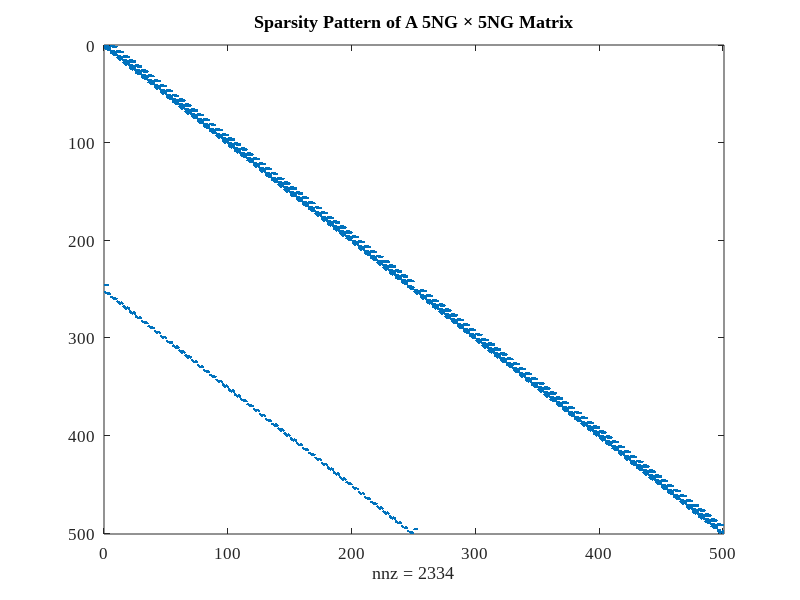

MATLAB code to generate this figure: (Note: this script raises an error after producing the figure.)
clear
close all

% geometry input
Lx = 200.0; % [cm]
N = 50; % number of nodes
G = 2; % ngroup
albedo = 0.0;

% plot properties
FN = 'Times New Roman';
FS = 12;
LW = 2;

% tolerance/iteration control
maxout = 200;
epsk = 1d-10;
epspow = 1d-9;

% material B
D1 = 1.4291; % [cm]
D2 = 0.4453; % [cm]
sigma_21 = 0.0168; % [1/cm]
sigma_a1 = 0.0095; % [1/cm]
sigma_a2 = 0.0745; % [1/cm]
nusf1 = 0.0058; % [neut/cm]
nusf2 = 0.1033; % [neut/cm]

% calcualte removal xs
sigma_r1 = sigma_a1 + sigma_21;
sigma_r2 = sigma_a2;

% build a mesh
h = Lx/N;
node = h*0.5:h:Lx;

% calculate analytic results
buckling = (pi/Lx)^2; % note this is actually B^2
c = [1.0, sigma_21/(D2*buckling+sigma_r2)]; % my thesis Eq. (A.89)
phi_analytic = @(x,g)(c(g)*sin(sqrt(buckling)*x));
keff_analytic = (nusf1 + nusf2*c(2))/(D1*buckling+sigma_r1);
cinf = sigma_21/sigma_r2;
kinf_analytic = (nusf1 + nusf2*cinf)/(sigma_r1);
fprintf('Analytic Results\n');
fprintf('k2/k1 = %.16f\n',c(2));
fprintf('keff  = %.16f\n',keff_analytic);
fprintf('cinf  = %.10f\n',cinf);
fprintf('kinf  = %.10f\n',kinf_analytic);

% build A matrix
% A = zeros(5*N*G); % square, dense matrix
A = sparse(5*N*G); % sparse is actually faster
matrix_idx = @(coeff,n,g)(coeff + 5*(n-1) + 5*N*(g-1));
for n = 1:N
    % flux continuity g = 1
    g = 1;
    row = matrix_idx(1,n,g);
    if (n == 1)
        A(row,matrix_idx(1,n,g)) = 1.0;
        A(row,matrix_idx(2,n,g)) = 0.5;
        A(row,matrix_idx(3,n,g)) = 0.5;
        A(row,matrix_idx(1,n+1,g)) = -1.0;
        A(row,matrix_idx(2,n+1,g)) = +0.5;
        A(row,matrix_idx(3,n+1,g)) = -0.5;
    elseif (n == N)
        % zero flux at x=0
        A(row,matrix_idx(1,1,g)) = 1.0;
        A(row,matrix_idx(2,1,g)) = -0.5;
        A(row,matrix_idx(3,1,g)) = 0.5;
    else
        A(row,matrix_idx(1,n,g)) = 1.0;
        A(row,matrix_idx(2,n,g)) = 0.5;
        A(row,matrix_idx(3,n,g)) = 0.5;
        A(row,matrix_idx(1,n+1,g)) = -1.0;
        A(row,matrix_idx(2,n+1,g)) = +0.5;
        A(row,matrix_idx(3,n+1,g)) = -0.5;
    end

    % flux continuity g = 2
    g = 2;
    row = matrix_idx(1,n,g);
    if (n == 1)
        A(row,matrix_idx(1,n,g)) = 1.0;
        A(row,matrix_idx(2,n,g)) = 0.5;
        A(row,matrix_idx(3,n,g)) = 0.5;
        A(row,matrix_idx(1,n+1,g)) = -1.0;
        A(row,matrix_idx(2,n+1,g)) = +0.5;
        A(row,matrix_idx(3,n+1,g)) = -0.5;
    elseif (n == N)
        % zero flux at x=0
        A(row,matrix_idx(1,1,g)) = 1.0;
        A(row,matrix_idx(2,1,g)) = -0.5;
        A(row,matrix_idx(3,1,g)) = 0.5;
    else
        A(row,matrix_idx(1,n,g)) = 1.0;
        A(row,matrix_idx(2,n,g)) = 0.5;
        A(row,matrix_idx(3,n,g)) = 0.5;
        A(row,matrix_idx(1,n+1,g)) = -1.0;
        A(row,matrix_idx(2,n+1,g)) = +0.5;
        A(row,matrix_idx(3,n+1,g)) = -0.5;
    end

    % current continuity g = 1
    g = 1;
    % diffusion coefficients are uniform in this problem but not in general
    Dnh  = D1/h; % D^{n}/h
    Dn1h = D1/h; % D^{n+1}/h
    row = matrix_idx(2,n,g);
    if (n == 1)
        A(row,matrix_idx(2,n,g)) = Dnh;
        A(row,matrix_idx(3,n,g)) = 3.0*Dnh;
        A(row,matrix_idx(4,n,g)) = -0.5*Dnh;
        A(row,matrix_idx(5,n,g)) = -0.2*Dnh;
        A(row,matrix_idx(2,n+1,g)) = -Dn1h;
        A(row,matrix_idx(3,n+1,g)) = 3.0*Dn1h;
        A(row,matrix_idx(4,n+1,g)) = 0.5*Dn1h;
        A(row,matrix_idx(5,n+1,g)) = -0.2*Dn1h;
    elseif (n == N)
        % zero flux at x=Lx
        A(row,matrix_idx(1,N,g)) = 1.0;
        A(row,matrix_idx(2,N,g)) = 0.5;
        A(row,matrix_idx(3,N,g)) = 0.5;
    else
        A(row,matrix_idx(2,n,g)) = Dnh;
        A(row,matrix_idx(3,n,g)) = 3.0*Dnh;
        A(row,matrix_idx(4,n,g)) = -0.5*Dnh;
        A(row,matrix_idx(5,n,g)) = -0.2*Dnh;
        A(row,matrix_idx(2,n+1,g)) = -Dn1h;
        A(row,matrix_idx(3,n+1,g)) = 3.0*Dn1h;
        A(row,matrix_idx(4,n+1,g)) = 0.5*Dn1h;
        A(row,matrix_idx(5,n+1,g)) = -0.2*Dn1h;
    end

    % current continuity g = 2
    g = 2;
    % diffusion coefficients are uniform in this problem but not in general
    Dnh = D2/h; % D^{n}/h
    Dn1h = D2/h; % D^{n+1}/h
    row = matrix_idx(2,n,g);
    if (n == 1)
        A(row,matrix_idx(2,n,g)) = Dnh;
        A(row,matrix_idx(3,n,g)) = 3.0*Dnh;
        A(row,matrix_idx(4,n,g)) = -0.5*Dnh;
        A(row,matrix_idx(5,n,g)) = -0.2*Dnh;
        A(row,matrix_idx(2,n+1,g)) = -Dn1h;
        A(row,matrix_idx(3,n+1,g)) = 3.0*Dn1h;
        A(row,matrix_idx(4,n+1,g)) = 0.5*Dn1h;
        A(row,matrix_idx(5,n+1,g)) = -0.2*Dn1h;
    elseif (n == N)
        % zero flux at x=Lx
        A(row,matrix_idx(1,N,g)) = 1.0;
        A(row,matrix_idx(2,N,g)) = 0.5;
        A(row,matrix_idx(3,N,g)) = 0.5;
    else
        A(row,matrix_idx(2,n,g)) = Dnh;
        A(row,matrix_idx(3,n,g)) = 3.0*Dnh;
        A(row,matrix_idx(4,n,g)) = -0.5*Dnh;
        A(row,matrix_idx(5,n,g)) = -0.2*Dnh;
        A(row,matrix_idx(2,n+1,g)) = -Dn1h;
        A(row,matrix_idx(3,n+1,g)) = 3.0*Dn1h;
        A(row,matrix_idx(4,n+1,g)) = 0.5*Dn1h;
        A(row,matrix_idx(5,n+1,g)) = -0.2*Dn1h;
    end

    % weighed residual w_p = w_0 = 1 (nodal balance) g = 1
    g = 1;
    Dn = D1;
    row = matrix_idx(3,n,g);
    A(row,matrix_idx(1,n,g)) = sigma_r1;
    A(row,matrix_idx(3,n,g)) = -Dn/h^2 * 6.0;
    A(row,matrix_idx(5,n,g)) = Dn/h^2 * 0.4;

    % weighed residual w_p = w_0 = 1 (nodal balance) g = 2
    g = 2;
    Dn = D2;
    row = matrix_idx(3,n,g);
    A(row,matrix_idx(1,n,g)) = sigma_r2;
    A(row,matrix_idx(3,n,g)) = -Dn/h^2 * 6.0;
    A(row,matrix_idx(5,n,g)) = Dn/h^2 * 0.4;
    A(row,matrix_idx(1,n,1)) = -sigma_21;

    % weighed residual w_p = w_1 g = 1
    g = 1;
    Dn = D1;
    row = matrix_idx(4,n,g);
    A(row,matrix_idx(2,n,g)) = sigma_r1/12.0;
    A(row,matrix_idx(4,n,g)) = 0.5*Dn/h^2 + sigma_r1/120.0;

    % weighed residual w_p = w_1 g = 2
    g = 2;
    Dn = D2;
    row = matrix_idx(4,n,g);
    A(row,matrix_idx(2,n,g)) = sigma_r2/12.0;
    A(row,matrix_idx(4,n,g)) = 0.5*Dn/h^2 + sigma_r2/120.0;
    A(row,matrix_idx(2,n,1)) = -sigma_21/12.0;
    A(row,matrix_idx(4,n,1)) = -sigma_21/120.0;

    % weighed residual w_p = w_2 g = 1
    g = 1;
    Dn = D1;
    row = matrix_idx(5,n,g);
    A(row,matrix_idx(3,n,g)) = sigma_r1*0.05;
    A(row,matrix_idx(5,n,g)) = 0.2*Dn/h^2 + sigma_r2/700.0;

    % weighed residual w_p = w_2 g = 2
    g = 2;
    Dn = D2;
    row = matrix_idx(5,n,g);
    A(row,matrix_idx(3,n,g)) = sigma_r2*0.05;
    A(row,matrix_idx(5,n,g)) = 0.2*Dn/h^2 + sigma_r2/700.0;
    A(row,matrix_idx(3,n,1)) = -sigma_21*0.05;
    A(row,matrix_idx(5,n,1)) = -sigma_21/700.0;

end

figure
spy(A)
title('Sparsity Pattern of A 5NG \times 5NG Matrix');
set(gca,'FontName',FN,'FontSize',FS);

% setup data structure
xs.D1 = D1;
xs.D2 = D2;
xs.sigma_21 = sigma_21;
xs.sigma_a1 = sigma_a1;
xs.sigma_a2 = sigma_a2;
xs.nusf1 = nusf1;
xs.nusf2 = nusf2;
xs.sigma_r1 = sigma_r1;
xs.sigma_r2 = sigma_r2;

[flux, keff, x, k_conv_plot, pi_conv, pi_time] = power_iteration(A, xs, maxout, epspow, epsk);
[flux, keff, x, k_conv_plot, jfnk_conv, jfnk_time] = jfnk(A, xs, epspow, maxout);

figure
semilogy(pi_conv,'-*');
hold on
semilogy(jfnk_conv,'-*');
hold off
legend({'Power Iteration','JFNK'});
xlabel('Iteration');
ylabel('Convergence Criteria');

figure
semilogy(pi_time, pi_conv, '-*');
hold on
semilogy(jfnk_time, jfnk_conv, '-*');
hold off
legend({'Power Iteration','JFNK'});
xlabel('Wall Time [s]');
ylabel('Convergence Criteria');

if (length(k_conv_plot) == maxout)
    fprintf('MAX OUTERS EXCEEDED!\n');
end

flux_norm_const = max(abs(flux(:,1)));
flux(:,:) = flux(:,:) / flux_norm_const;

fprintf('keff_computed  = %.6f\n',keff);
fprintf('kerr           = %.6e [pcm]\n',(keff_analytic-keff)*1e5);
fprintf('ratio_computed = %.6f\n',max(flux(:,2)));
fprintf('ratio_err      = %.6e\n',c(2)-max(flux(:,2)));
fprintf('inf_norm_1     = %.6e\n',norm(flux(:,1)-phi_analytic(node,1)',inf));
fprintf('inf_norm_2     = %.6e\n',norm(flux(:,2)-phi_analytic(node,2)',inf));

rt_edges = h:h:Lx;
current = zeros(N,G);
for n = 1:N
    for g = 1:G
        if (g == 1)
            Dnh = D1/h;
        else
            Dnh = D2/h;
        end
        current(n,g) = -Dnh * (x(matrix_idx(2,n,g)) + 3*x(matrix_idx(3,n,g)) - ...
            0.5*x(matrix_idx(4,n,g)) - 0.2*x(matrix_idx(5,n,g)));
    end
end

% figure
% semilogy(k_conv_plot);
% hold on
% semilogy(x_conv_plot);
% hold off
% xlabel('Iteration');
% ylabel('Convergence Crieteria');
% legend({'tolk','tolx'});

% figure
% h = plot(node,phi_analytic(node,1),'-o','LineWidth',LW);
% set(h,'MarkerFaceColor',get(h,'Color'));
% hold on
% h = plot(node,phi_analytic(node,2),'-^','LineWidth',LW);
% set(h,'MarkerFaceColor',get(h,'Color'));
% hold off
% xlim([0,Lx])
% xlabel('x [cm]');
% ylabel('\phi_g');
% legend({'\phi_1','\phi_2'});
% title('Analytic Solution');
% set(gca,'FontName',FN,'FontSize',FS);

if (N < 30)
    label_circle = '-o';
    label_triangle = '-^';
else
    label_circle = '-';
    label_triangle = '--';
end
figure
h = plot(node,flux(:,1),label_circle,'LineWidth',LW);
set(h,'MarkerFaceColor',get(h,'Color'));
hold on
h = plot(node,flux(:,2),label_triangle,'LineWidth',LW);
set(h,'MarkerFaceColor',get(h,'Color'));
hold off
xlim([node(1),node(end)])
xlabel('x [cm]');
ylabel('\phi_g');
legend({'\phi_1','\phi_2'});
title('Numeric/Computed Flux Solution');
set(gca,'FontName',FN,'FontSize',FS);
print(gcf,'./figs/flux_solution.eps','-depsc2');
%close(gcf);

figure
h = plot(node,current(:,1),label_circle,'LineWidth',LW);
set(h,'MarkerFaceColor',get(h,'Color'));
hold on
h = plot(node,current(:,2),label_triangle,'LineWidth',LW);
set(h,'MarkerFaceColor',get(h,'Color'));
hold off
xlim([node(1),node(end)])
xlabel('x [cm]');
ylabel('J_g');
legend({'J_1','J_2'});
title('Numeric/Computed Current Solution');
set(gca,'FontName',FN,'FontSize',FS);
print(gcf,'./figs/current_solution.eps','-depsc2');
%close(gcf);

figure
yyaxis left
plot(node,flux(:,1),'LineWidth',LW);
hold on
plot(node,phi_analytic(node,1)','LineWidth',LW);
ylabel('\phi(x)')
yyaxis right
plot(node,flux(:,1)-phi_analytic(node,1)','LineWidth',LW)
ylabel('Error');
xlabel('x [cm]');
title('\phi_1 Error');
legend({'NEM','Exact','Absolute Error'})
set(gca,'FontName',FN,'FontSize',FS);
print(gcf,'./figs/phi1_error.eps','-depsc2');
%close(gcf);

figure
yyaxis left
plot(node,flux(:,2),'LineWidth',LW);
hold on
plot(node,phi_analytic(node,2)','LineWidth',LW);
ylabel('\phi(x)')
yyaxis right
plot(node,(flux(:,2)-phi_analytic(node,2)'),'LineWidth',LW)
ylabel('Error');
xlabel('x [cm]');
title('\phi_2 Error');
legend({'NEM','Exact','Absolute Error'})
set(gca,'FontName',FN,'FontSize',FS);
print(gcf,'./figs/phi2_error.eps','-depsc2');
%close(gcf)
